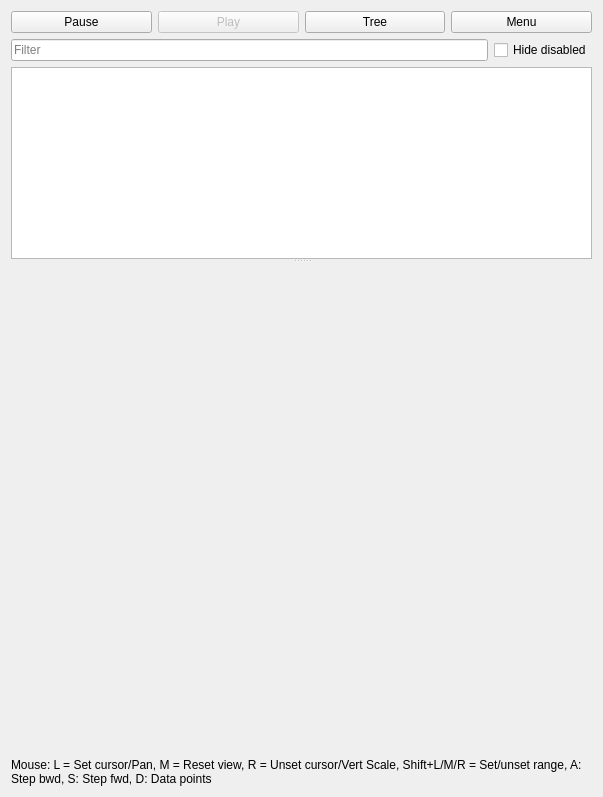
<?xml version="1.0" encoding="UTF-8"?>
<ui version="4.0">
 <class>Plotter</class>
 <widget class="QWidget" name="Plotter">
  <property name="geometry">
   <rect>
    <x>0</x>
    <y>0</y>
    <width>603</width>
    <height>797</height>
   </rect>
  </property>
  <property name="windowTitle">
   <string>Plotter</string>
  </property>
  <layout class="QVBoxLayout" name="verticalLayout_2">
   <item>
    <layout class="QHBoxLayout" name="horizontalLayout">
     <property name="sizeConstraint">
      <enum>QLayout::SetDefaultConstraint</enum>
     </property>
     <item>
      <widget class="QPushButton" name="pauseButton">
       <property name="text">
        <string>Pause</string>
       </property>
       <property name="checkable">
        <bool>true</bool>
       </property>
       <property name="checked">
        <bool>false</bool>
       </property>
      </widget>
     </item>
     <item>
      <widget class="QPushButton" name="playButton">
       <property name="text">
        <string>Play</string>
       </property>
       <property name="enabled">
        <bool>false</bool>
       </property>
      </widget>
     </item>
     <item>
      <widget class="QPushButton" name="treeButton">
       <property name="text">
        <string>Tree</string>
       </property>
       <property name="checkable">
        <bool>true</bool>
       </property>
       <property name="checked">
        <bool>false</bool>
       </property>
      </widget>
     </item>
     <item>
      <widget class="QPushButton" name="menuButton">
       <property name="text">
        <string>Menu</string>
       </property>
      </widget>
     </item>
    </layout>
   </item>
   <item>
    <widget class="QSplitter" name="splitter">
     <property name="orientation">
      <enum>Qt::Vertical</enum>
     </property>
     <widget class="QWidget" name="widget" native="true">
      <property name="sizePolicy">
       <sizepolicy hsizetype="Preferred" vsizetype="Preferred">
        <horstretch>0</horstretch>
        <verstretch>0</verstretch>
       </sizepolicy>
      </property>
      <property name="visible">
       <bool>false</bool>
      </property>
      <layout class="QVBoxLayout" name="verticalLayout">
       <property name="margin">
        <number>0</number>
       </property>
       <item>
        <layout class="QHBoxLayout" name="horizontalLayout_2">
         <item>
          <widget class="QLineEdit" name="searchEdit">
           <property name="frame">
            <bool>true</bool>
           </property>
           <property name="placeholderText">
            <string>Filter</string>
           </property>
          </widget>
         </item>
         <item>
          <widget class="QCheckBox" name="hideCheckBox">
           <property name="text">
            <string>Hide disabled</string>
           </property>
          </widget>
         </item>
        </layout>
       </item>
       <item>
        <widget class="QTreeView" name="plotView">
         <property name="sizePolicy">
          <sizepolicy hsizetype="Expanding" vsizetype="Expanding">
           <horstretch>0</horstretch>
           <verstretch>0</verstretch>
          </sizepolicy>
         </property>
        </widget>
       </item>
      </layout>
     </widget>
     <widget class="plotter::PlotWidget" name="plot" native="true">
      <property name="sizePolicy">
       <sizepolicy hsizetype="Preferred" vsizetype="Expanding">
        <horstretch>0</horstretch>
        <verstretch>1</verstretch>
       </sizepolicy>
      </property>
     </widget>
    </widget>
   </item>
   <item>
    <widget class="QLabel" name="label">
     <property name="text">
       <string>Mouse: L = Set cursor/Pan, M = Reset view, R = Unset cursor/Vert Scale, Shift+L/M/R = Set/unset range, A: Step bwd, S: Step fwd, D: Data points</string>
     </property>
     <property name="wordWrap">
      <bool>true</bool>
     </property>
    </widget>
   </item>
  </layout>
 </widget>
 <customwidgets>
  <customwidget>
   <class>plotter::PlotWidget</class>
   <extends>QWidget</extends>
   <header>plotter/plotwidget.h</header>
   <container>1</container>
  </customwidget>
 </customwidgets>
 <resources/>
 <connections>
  <connection>
   <sender>treeButton</sender>
   <signal>clicked(bool)</signal>
   <receiver>widget</receiver>
   <slot>setVisible(bool)</slot>
   <hints>
    <hint type="sourcelabel">
     <x>443</x>
     <y>16</y>
    </hint>
    <hint type="destinationlabel">
     <x>456</x>
     <y>35</y>
    </hint>
   </hints>
  </connection>
 </connections>
</ui>
